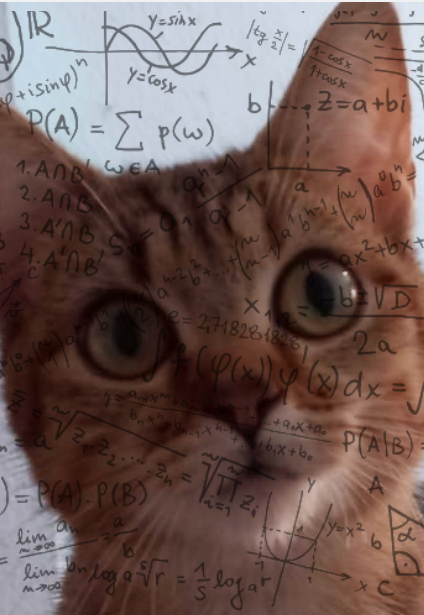
#> input picture muestras/covered_cat3.png, 424 x 615 px, found by its file name
$ python stegotest.py
#> lines starting #> are read from the running program, lines starting #| are printed output that depends on the picture
from PIL import Image

filename = 'covered_cat3.png'
filepath =f"C:/Users/Miguel/Documents/UOC/Clase/Asignaturas/TFG/PEC3/{filename}"


# Cargamos la imagen original, asi como sus dimensiones y modo.
orig_image = Image.open(filepath)
#> orig_image is the input picture: PIL image 424x615 RGBA; mean R, G, B, A 110.7, 88.2, 83.5, 255
width, height = orig_image.size
#> width = 424; height = 615
mode = orig_image.mode
#> mode = 'RGBA'

orig_pixel_map = orig_image.load()

# Creamos una nueva imagen que coincide en dimensiones y modo con la original

new_image = Image.new(mode, (width, height))
#> new_image: PIL image 424x615 RGBA; every value is 0
new_pixel_map = new_image.load()

# Modificamos cada pixel de la nueva imagen
for x in range(width):
    for y in range(height):

        # Descomponemos cada pixel original en sus valores R, G y B
        new_r = new_g = new_b = 0
        orig_pixel = orig_pixel_map[x, y]
        orig_r = orig_pixel[0]
        orig_g = orig_pixel[1]
        orig_b = orig_pixel[2]

        # Asignaremos 0 a los valores del nuevo pixel si el pixel original
        # tiene LSB 1 o 255 si el LSB es 0
        if orig_r %2 == 1: new_r=0
        else: new_r=255
        if orig_g %2 == 1: new_g=0
        else: new_g=255
        if orig_b %2 == 1: new_b=0
        else: new_b=255

        new_pixel = (new_r, new_g, new_b)
        new_pixel_map[x, y] = new_pixel

new_image.show()
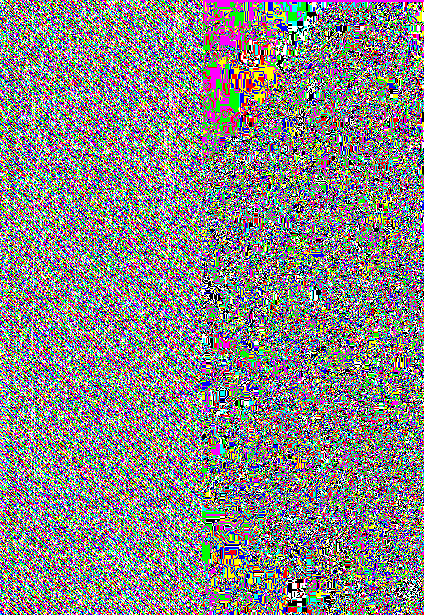
#> shown: PIL image 424x615 RGBA; mean R, G, B, A 134.6, 133.9, 132.8, 255

new_filename = f"modified_{filename}"
new_filepath = f"modified_images/{new_filename}"
new_filepath = f"C:/Users/Miguel/Documents/UOC/Clase/Asignaturas/TFG/PEC3/{new_filename}"
new_image.save(new_filepath)
